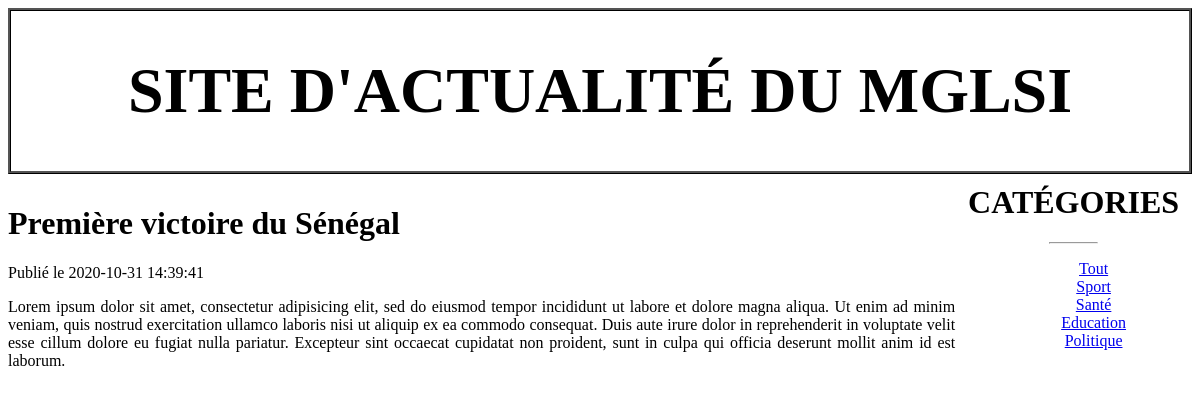
Page /mglsi_news_simple/index.php?action=article&id=1 on the committed database.
### tables this page shows
CREATE TABLE IF NOT EXISTS `article` (
  `id` int(11) NOT NULL AUTO_INCREMENT,
  `titre` varchar(255) DEFAULT NULL,
  `contenu` text,
  `dateCreation` datetime DEFAULT CURRENT_TIMESTAMP,
  `dateModification` datetime DEFAULT CURRENT_TIMESTAMP,
  `categorie` int(11) DEFAULT NULL,
  PRIMARY KEY (`id`),
  KEY `fk_categorie_article` (`categorie`)
);

CREATE TABLE IF NOT EXISTS `categorie` (
  `id` int(11) NOT NULL AUTO_INCREMENT,
  `libelle` varchar(20) DEFAULT NULL,
  PRIMARY KEY (`id`)
);

### mglsi_news_simple/controleur/Controller.php (called while the page is built, shortened)
<?php
	require_once 'modele/Article.php';
	require_once 'modele/Categorie.php';
	class Controller
	{
		public function showArticle($id)
		{
			$article = Article::getById($id);
			$categories = Categorie::getList();
			require_once 'vue/article.php';
		}
	}
?>

### mglsi_news_simple/modele/Article.php (called while the page is built, shortened)
<?php
	class Article
	{
		public static function getById($id)
		{
			$bdd = ConnexionManager::getInstance();
			$data = $bdd->query('SELECT * FROM Article WHERE id = '.$id);
			$article = $data->fetch(PDO::FETCH_OBJ);
			return $article;
		}
	}
?>

### mglsi_news_simple/modele/Categorie.php (called while the page is built, shortened)
<?php
	class Categorie
	{
		public static function getList()
		{
			$bdd = ConnexionManager::getInstance();
			$reponse = $bdd->query('SELECT * FROM Categorie');
			$data = $reponse->fetchAll(PDO::FETCH_CLASS, 'Categorie');
			return $data;
		}
	}
?>

### mglsi_news_simple/vue/article.php (the view, shortened to what this page needs)
<!DOCTYPE html>
<html>
<head>
	<link rel="stylesheet" type="text/css" href="assets/css/style.css">
</head>
<body>
	<?php require_once 'inc/entete.php'; ?>
	<?php if (!empty($article)): ?>
		<div id="contenu">
			<h1><?= $article->titre ?></h1>
			<span>Publié le <?= $article->dateCreation ?></span>
			<p><?= $article->contenu ?></p>
		</div>
	<?php else: ?>
		<div class="message">L'article demandé n'existe pas</div>
	<?php endif ?>
	<?php require_once 'inc/menu.php';  ?>
</body>
</html>

### mglsi_news_simple/vue/inc/menu.php
<div id="menu">
	<h1>Catégories</h1><hr width="20%">
	<ul>
		<li><a href="index.php">Tout</a></li>
		<?php foreach ($categories as $categorie): ?>
			<li><a href="index.php?action=categorie&id=<?= $categorie->id ?>"><?= $categorie->libelle ?></a></li>
		<?php endforeach ?>
	</ul>
</div>

### mglsi_news_simple/assets/css/style.css (style rules this page uses)
#contenu { float: left; width: 80%; text-align: justify; }
#menu { margin-left: 80%; text-align: center; }
#menu li { list-style-type: none; }
#menu h1 { margin-top: 0px; padding-top: 0px; font-family: "AGENCY FB"; text-transform: uppercase; }

### rows in the picture
article: titre "Première victoire du Sénégal", dateCreation "2020-10-31 14:39:41", contenu "Lorem ipsum dolor sit amet, consectetur adipisicing elit, sed do eiusmod tempor incididunt ut labore et dolore magna aliqua. Ut enim ad minim veniam, quis nostrud exercitation ullamco laboris nisi ut aliquip ex ea commodo consequat. Duis aute irure dolor in reprehenderit in voluptate velit esse cillum dolore eu fugiat nulla pariatur. Excepteur sint occaecat cupidatat non proident, sunt in culpa qui officia deserunt mollit anim id est laborum."
categorie: libelle "Sport"
categorie: libelle "Santé"
categorie: libelle "Education"
categorie: libelle "Politique"
